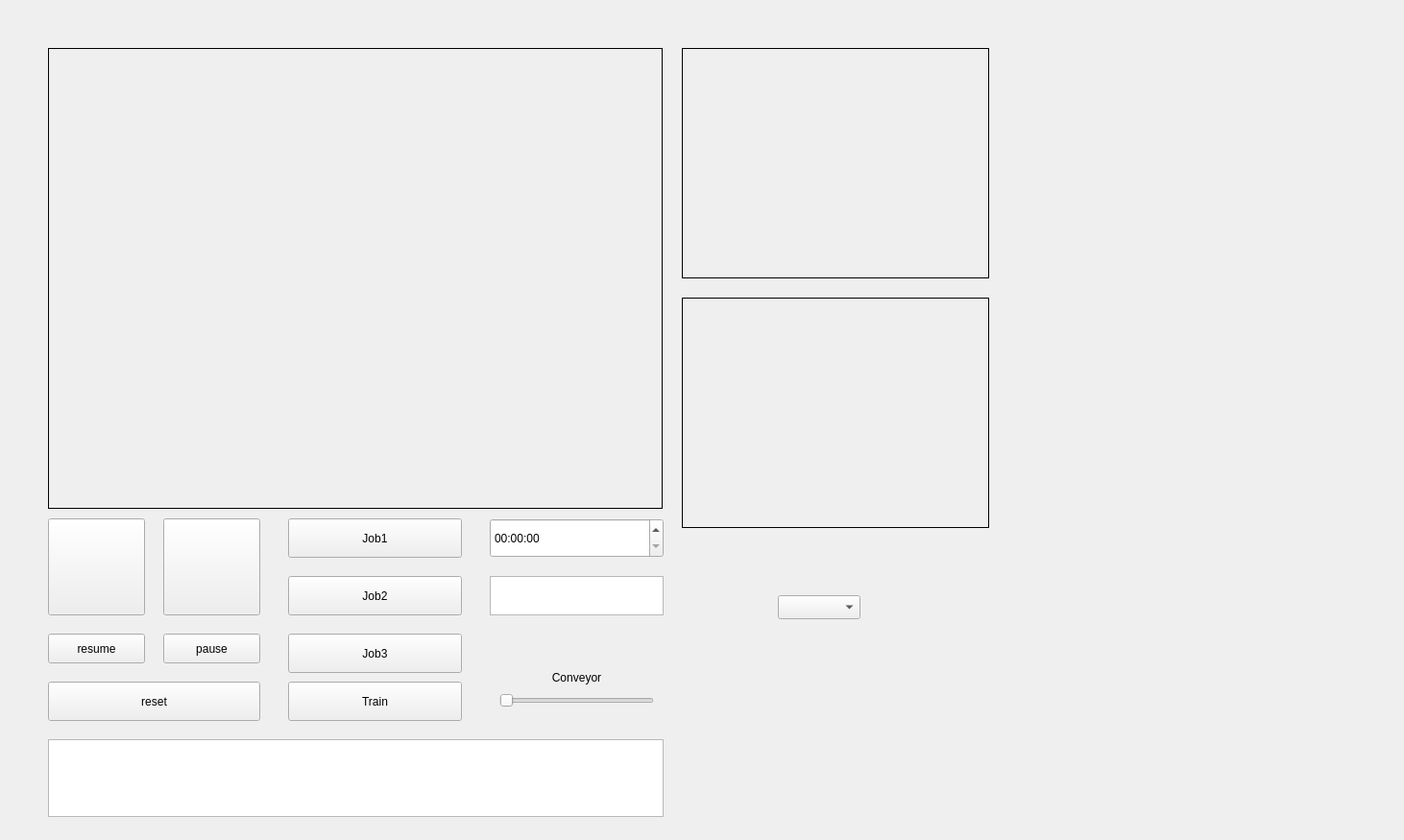
<?xml version="1.0" encoding="UTF-8"?>
<ui version="4.0">
 <class>MainWindow</class>
 <widget class="QMainWindow" name="MainWindow">
  <property name="geometry">
   <rect>
    <x>0</x>
    <y>0</y>
    <width>1462</width>
    <height>875</height>
   </rect>
  </property>
  <property name="windowTitle">
   <string>MainWindow</string>
  </property>
  <widget class="QWidget" name="centralwidget">
   <widget class="QPushButton" name="job1_button">
    <property name="geometry">
     <rect>
      <x>300</x>
      <y>540</y>
      <width>181</width>
      <height>41</height>
     </rect>
    </property>
    <property name="text">
     <string>Job1</string>
    </property>
   </widget>
   <widget class="QPushButton" name="pushButton_2">
    <property name="geometry">
     <rect>
      <x>300</x>
      <y>600</y>
      <width>181</width>
      <height>41</height>
     </rect>
    </property>
    <property name="text">
     <string>Job2</string>
    </property>
   </widget>
   <widget class="QPushButton" name="pushButton_3">
    <property name="geometry">
     <rect>
      <x>300</x>
      <y>660</y>
      <width>181</width>
      <height>41</height>
     </rect>
    </property>
    <property name="text">
     <string>Job3</string>
    </property>
   </widget>
   <widget class="QTextBrowser" name="textBrowser">
    <property name="geometry">
     <rect>
      <x>510</x>
      <y>600</y>
      <width>181</width>
      <height>41</height>
     </rect>
    </property>
   </widget>
   <widget class="QPushButton" name="start_button">
    <property name="geometry">
     <rect>
      <x>50</x>
      <y>540</y>
      <width>101</width>
      <height>101</height>
     </rect>
    </property>
    <property name="text">
     <string/>
    </property>
    <property name="icon">
     <iconset>
      <normaloff>../Downloads/free-icon-play-button-109197.png</normaloff>../Downloads/free-icon-play-button-109197.png</iconset>
    </property>
    <property name="iconSize">
     <size>
      <width>100</width>
      <height>100</height>
     </size>
    </property>
   </widget>
   <widget class="QPushButton" name="stop_button">
    <property name="geometry">
     <rect>
      <x>170</x>
      <y>540</y>
      <width>101</width>
      <height>101</height>
     </rect>
    </property>
    <property name="text">
     <string/>
    </property>
    <property name="icon">
     <iconset>
      <normaloff>../Downloads/free-icon-stop-sign-10811822.png</normaloff>../Downloads/free-icon-stop-sign-10811822.png</iconset>
    </property>
    <property name="iconSize">
     <size>
      <width>100</width>
      <height>100</height>
     </size>
    </property>
   </widget>
   <widget class="QPushButton" name="pause_button">
    <property name="geometry">
     <rect>
      <x>170</x>
      <y>660</y>
      <width>101</width>
      <height>31</height>
     </rect>
    </property>
    <property name="text">
     <string>pause</string>
    </property>
   </widget>
   <widget class="QPushButton" name="resume_button">
    <property name="geometry">
     <rect>
      <x>50</x>
      <y>660</y>
      <width>101</width>
      <height>31</height>
     </rect>
    </property>
    <property name="text">
     <string>resume</string>
    </property>
   </widget>
   <widget class="QPushButton" name="reset_button">
    <property name="geometry">
     <rect>
      <x>50</x>
      <y>710</y>
      <width>221</width>
      <height>41</height>
     </rect>
    </property>
    <property name="text">
     <string>reset</string>
    </property>
   </widget>
   <widget class="QSlider" name="horizontalSlider">
    <property name="geometry">
     <rect>
      <x>520</x>
      <y>720</y>
      <width>161</width>
      <height>20</height>
     </rect>
    </property>
    <property name="orientation">
     <enum>Qt::Horizontal</enum>
    </property>
   </widget>
   <widget class="QTextBrowser" name="textBrowser_2">
    <property name="geometry">
     <rect>
      <x>50</x>
      <y>770</y>
      <width>641</width>
      <height>81</height>
     </rect>
    </property>
   </widget>
   <widget class="QPushButton" name="train_button">
    <property name="geometry">
     <rect>
      <x>300</x>
      <y>710</y>
      <width>181</width>
      <height>41</height>
     </rect>
    </property>
    <property name="text">
     <string>Train</string>
    </property>
   </widget>
   <widget class="QLabel" name="video_label">
    <property name="geometry">
     <rect>
      <x>50</x>
      <y>50</y>
      <width>640</width>
      <height>480</height>
     </rect>
    </property>
    <property name="frameShape">
     <enum>QFrame::Box</enum>
    </property>
    <property name="text">
     <string/>
    </property>
   </widget>
   <widget class="QTimeEdit" name="timeEdit">
    <property name="geometry">
     <rect>
      <x>510</x>
      <y>540</y>
      <width>181</width>
      <height>41</height>
     </rect>
    </property>
   </widget>
   <widget class="QLabel" name="text_label">
    <property name="geometry">
     <rect>
      <x>540</x>
      <y>690</y>
      <width>121</width>
      <height>31</height>
     </rect>
    </property>
    <property name="text">
     <string>Conveyor</string>
    </property>
    <property name="alignment">
     <set>Qt::AlignCenter</set>
    </property>
   </widget>
   <widget class="QLabel" name="video_label_2">
    <property name="geometry">
     <rect>
      <x>710</x>
      <y>50</y>
      <width>320</width>
      <height>240</height>
     </rect>
    </property>
    <property name="frameShape">
     <enum>QFrame::Box</enum>
    </property>
    <property name="text">
     <string/>
    </property>
   </widget>
   <widget class="QLabel" name="video_label_3">
    <property name="geometry">
     <rect>
      <x>710</x>
      <y>310</y>
      <width>320</width>
      <height>240</height>
     </rect>
    </property>
    <property name="frameShape">
     <enum>QFrame::Box</enum>
    </property>
    <property name="text">
     <string/>
    </property>
   </widget>
   <widget class="QComboBox" name="comboBox">
    <property name="geometry">
     <rect>
      <x>810</x>
      <y>620</y>
      <width>86</width>
      <height>25</height>
     </rect>
    </property>
   </widget>
  </widget>
 </widget>
 <resources/>
 <connections/>
</ui>
